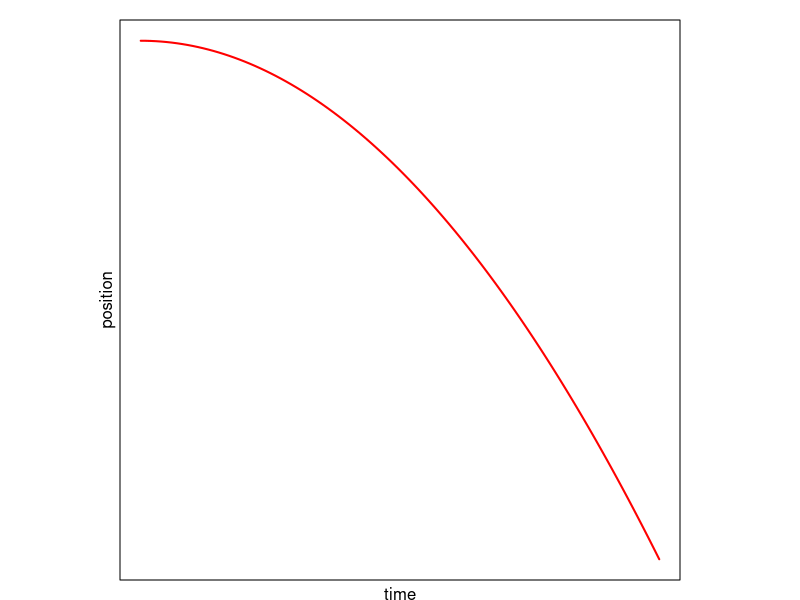

The R script that drew this image:
## ---- chunk 1
t <- seq(0, 1, by=0.01)
p <- 1-t^2
par(mar=c(1,1,1,1), pty="s", xaxt="n", yaxt="n")
plot(t, p, type="l", lwd=2, col="red", xlab="", ylab="")
title(xlab="time", ylab="position", line=0.2)
dev.off()
